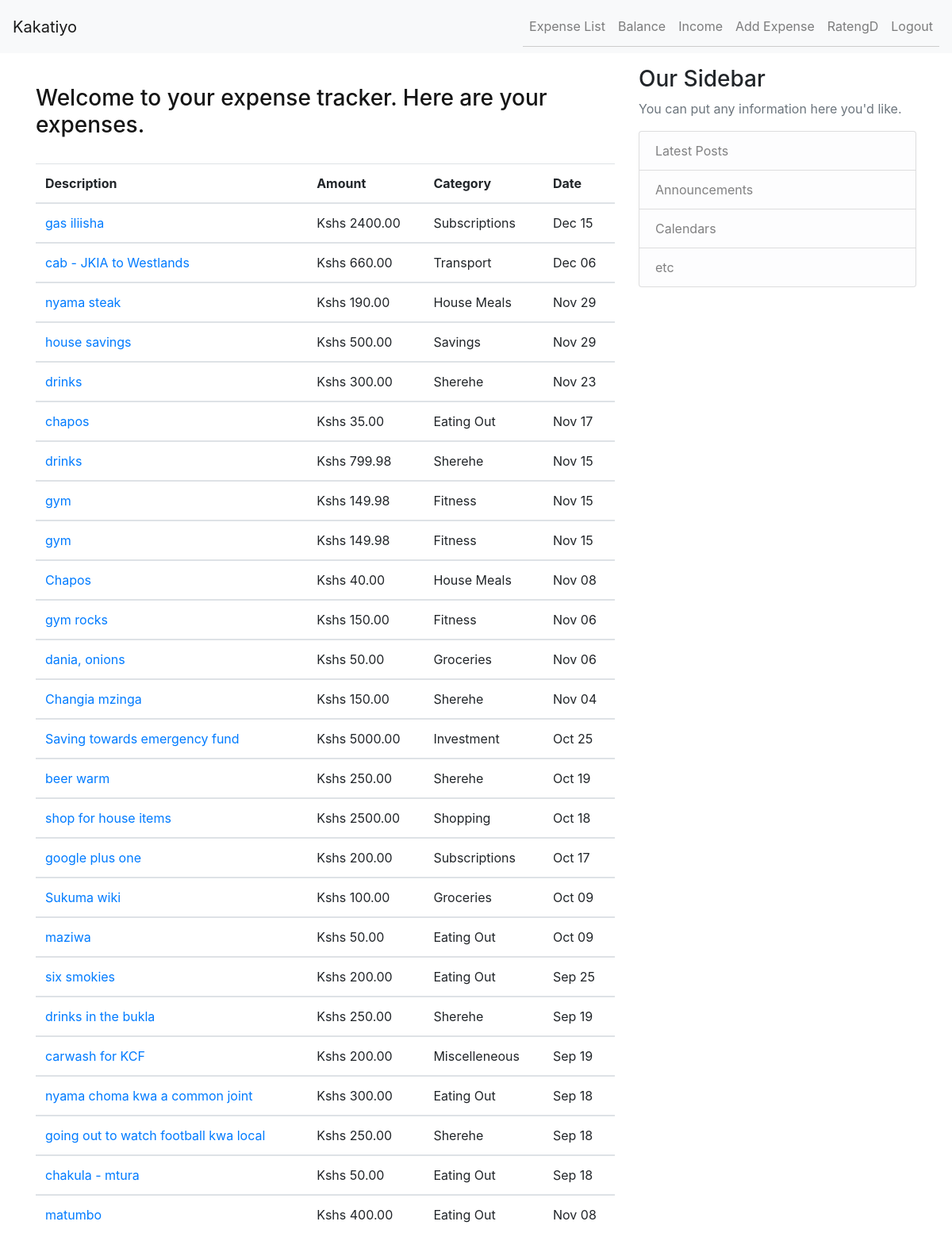
/expense/ (signed in), run on an earlier commit of the app's database.
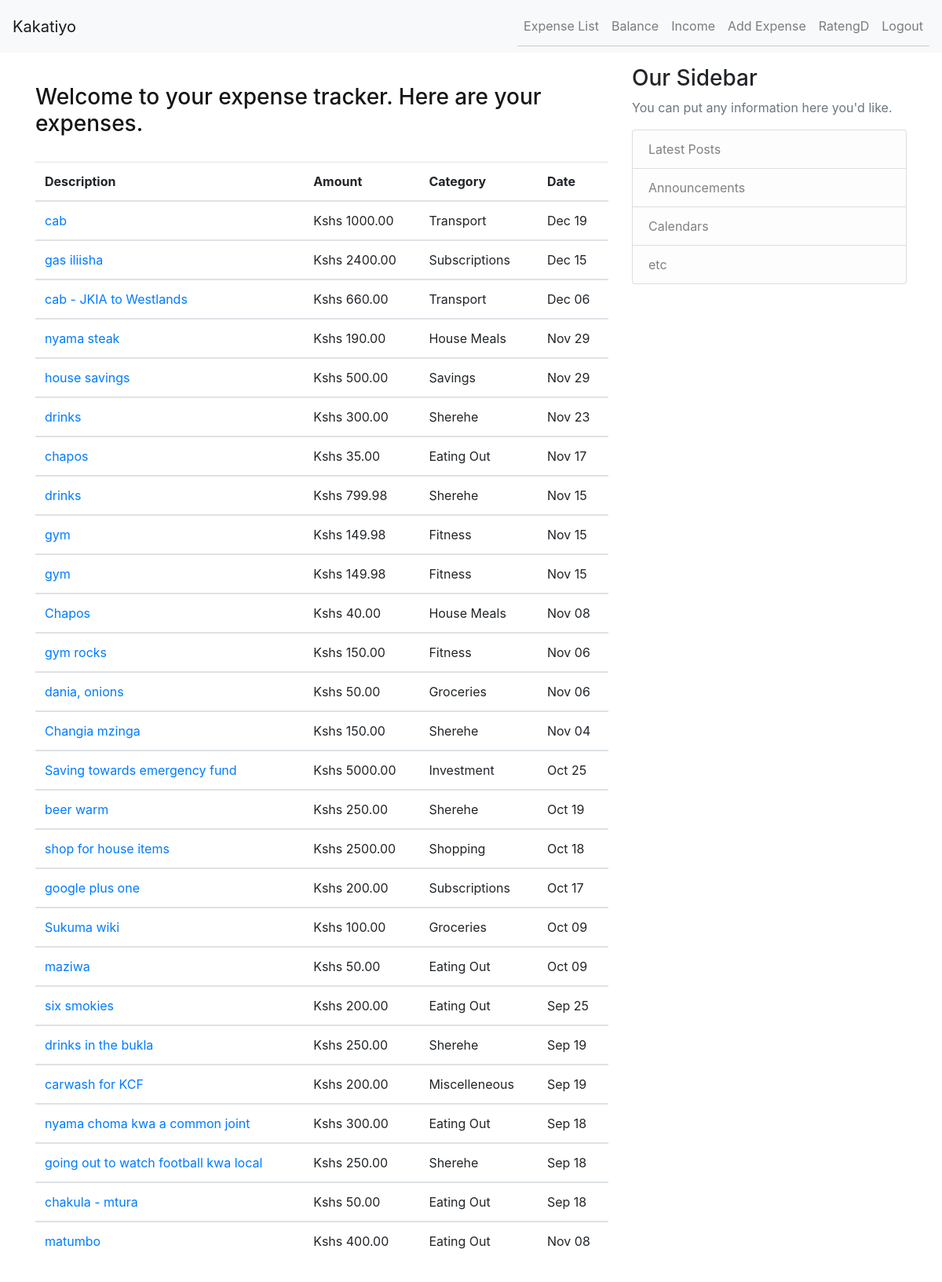
And on a later commit of the database.
### tracker/models.py (models this page shows, shortened)
class Expense(models.Model):
    user = models.ForeignKey(User, on_delete=models.CASCADE)
    date = models.DateField()
    description = models.CharField(max_length=200)
    amount = models.DecimalField(max_digits=10, decimal_places=2)
    category = models.ForeignKey(
        Category, on_delete=models.SET_NULL, null=True, blank=True)

class Category(models.Model):
    name = models.CharField(max_length=100)
    def __str__(self):
        return self.name

### tracker/views.py (the view)
# urls.py: path('expense/', expense_list, name="expense_list"),
@login_required
def expense_list(request):
    expenses = Expense.objects.filter(user=request.user).order_by('-date')
    return render(request, 'tracker/expense_list.html', {'expenses': expenses})

### tracker/templates/tracker/expense_list.html
{% extends 'base.html' %} {% block content %}
<header class="py-4" style="color: #151515">
	<div class="container">
		<div class="row">
			<h3>Welcome to your expense tracker. Here are your expenses.</h3>
		</div>
	</div>
</header>
<table class="table table-hover">
	<thead>
		<tr>
			<th scope="col">Description</th>
			<th scope="col">Amount</th>
			<th scope="col">Category</th>
			<th scope="col">Date</th>
		</tr>
	</thead>
	{% for expense in expenses %}
	<tbody>
		<tr>
			<td scope="row">
				<a
					href="{% url 'expense_detail' expense.id %}"
					class="text-decoration-none"
				>
					{{ expense.description }}</a
				>
			</td>
			<td>Kshs {{ expense.amount }}</td>
			<td>{{ expense.category }}</td>
			<td>{{ expense.date|date:"M d" }}</td>
		</tr>
	</tbody>
	{% endfor %}
</table>
{% endblock content %}

### tracker/templates/base.html (shortened to what this page needs)
{% load static %}
<!DOCTYPE html>
<html lang="en">
	<head>
		<link rel="stylesheet" href="{% static 'css/styles.css' %}" />
		<link
			rel="stylesheet"
			href="https://cdn.jsdelivr.net/npm/bootstrap@4.0.0/dist/css/bootstrap.min.css"
		/>
	</head>
	<body>
		{% include 'navbar.html' %}
		<main role="main" class="container py-3">
			<div class="row">
			  <div class="col-md-8">
				{% block content %}{% endblock %}
			  </div>
			  <div class="col-md-4 ">
				<div class="content-section">
				  <h3>Our Sidebar</h3>
				  <p class='text-muted'>You can put any information here you'd like.
					<ul class="list-group">
					  <li class="list-group-item list-group-item-light">Latest Posts</li>
					  <li class="list-group-item list-group-item-light">Announcements</li>
					  <li class="list-group-item list-group-item-light">Calendars</li>
					  <li class="list-group-item list-group-item-light">etc</li>
					</ul>
				  </p>
				</div>
			  </div>
			</div>
		  </main>
	</body>
</html>

### tracker/templates/navbar.html (shortened to what this page needs)
<nav class="navbar navbar-expand-lg navbar-light bg-light">
	<a class="navbar-brand" href="{% url 'home' %}"> Kakatiyo</a>
	<div class="collapse navbar-collapse" id="navbarNav">
		<ul class="navbar-nav ml-auto">
			{% if user.is_authenticated %}
			<li class="nav-item">
				<a class="nav-link" href="{% url 'expense_list' %}">Expense List</a>
			</li>
			<li class="nav-item">
				<a class="nav-link" href="{% url 'balance' %}">Balance</a>
			</li>
			<li class="nav-item">
				<a class="nav-link" href="{% url 'income_list' %}">Income</a>
			</li>
			<li class="nav-item">
				<a class="nav-link" href="{% url 'add_expense' %}">Add Expense</a>
			</li>
			<li class="nav-item">
				<a class="nav-link" href="{% url 'profile' %}"> {{ user.username }} </a>
			</li>
			<li class="nav-item">
				<a class="nav-link" href="{% url 'logout' %}">Logout</a>
			</li>
			{% endif %}
		</ul>
	</div>
</nav>

### static/css/styles.css (style rules this page uses)
ul { list-style-type: none; padding: 0; }
li { padding: 5px 0; border-bottom: 1px solid #ccc; }

What changed in the data, as far as the page shows it:
added Expense: description "cab", amount "1000.00", category "Transport", date "Dec 19"
